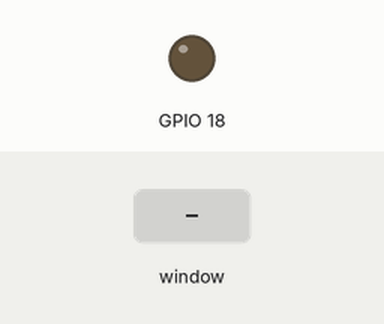
Simulated run of this program. Board: Raspberry Pi (BCM pin numbers). Parts: output pins drawn as LEDs (lit = HIGH). Inputs (shaded band) come from the test bench. The desktop window is not drawn, its controls go by their first labels and the mouse button is held 0.15 s.

Above: at 1.2 s.
1.3 s: control labelled "LED" in the window clicked
At 1.8 s:
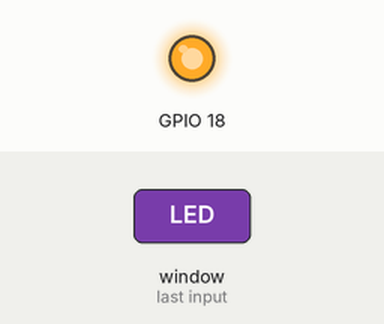
Timing chart, 0 to 4.3 s (numbered marks = the images above; inputs shaded):
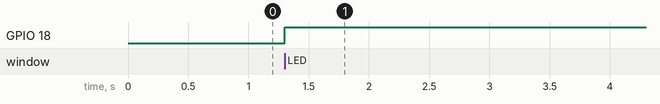

The program:

GUI.py
```python
from Tkinter import *
import RPi.GPIO as GPIO
import time

GPIO.setmode(GPIO.BCM)
GPIO.setup(18,GPIO.OUT)

class app:
    def __init__(self,master):
        frame=Frame(master)
        frame.pack()
        self.checkvar=BooleanVar()
        check=Checkbutton(frame,text='LED',command=self.update,variable=self.checkvar,onvalue=True,offvalue=False)
        check.grid(row=1)

    def update(self):
        GPIO.output(18,self.checkvar.get())

root=Tk()
root.wm_title('on / off switch')
App=app(root)
root.geometry('200x50+0+0')
root.mainloop()
```

Measured:
- after the input at 1.3 s, GPIO 18: LOW → HIGH at once
